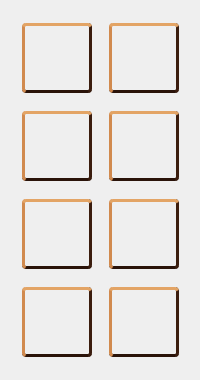
  <widget class="QWidget" name="gridLayoutWidget">
   <property name="geometry">
    <rect>
     <x>20</x>
     <y>240</y>
     <width>200</width>
     <height>380</height>
    </rect>
   </property>
   <layout class="QGridLayout" name="gridLayout">
    <item row="3" column="0">
     <widget class="QPushButton" name="touringSkiButton">
      <property name="enabled">
       <bool>true</bool>
      </property>
      <property name="styleSheet">
       <string notr="true">QPushButton#touringSkiButton{
    /* Square tile shape */
    min-width: 64px;
    min-height: 64px;
    max-width: 64px;
    max-height: 64px;
    padding: 0;
    border-radius: 4px;           /* soften just a bit, set 0 for strict pixel square */

    /* Text/icon color (if you show anything on it) */
    color: #fdf5e6;
    font-family: &quot;Segoe UI&quot;, &quot;Arial&quot;, sans-serif;
    font-size: 10pt;
    font-weight: bold;

/* Make the icon fill the whole button */
    qproperty-iconSize: 64px 64px;

    border-radius: 4px;

    /* Wood plank feel: warm vertical gradient */
    background-color: qlineargradient(
        x1:0, y1:0, x2:0, y2:1,
        stop:0 #b8703a,    /* lighter top */
        stop:0.5 #8c4b26,  /* mid brown */
        stop:1 #5b2f16     /* darker bottom */
    );

    /* Beveled “tile” border to match cabin walls */
    border-style: solid;
    border-width: 3px;
    border-top-color:    #e3a465;   /* highlight */
    border-left-color:   #d18a4e;
    border-right-color:  #3b1d0e;   /* shadow */
    border-bottom-color: #2a1309;

    /* Slight drop shadow look using margin */
    margin-top: 2px;
    margin-left: 2px;

    outline: none;
}

/* Hover – brighten like it’s catching more light */
QPushButton#touringSkiButton:hover {
    background-color: qlineargradient(
        x1:0, y1:0, x2:0, y2:1,
        stop:0 #c98245,
        stop:0.5 #a55a30,
        stop:1 #6a351a
    );
}

/* Pressed – darker + “pressed in” bevel */
QPushButton#touringSkiButton:pressed {
    background-color: qlineargradient(
        x1:0, y1:0, x2:0, y2:1,
        stop:0 #8a502a,
        stop:1 #4a2410
    );

    border-top-color:    #3b1d0e;
    border-left-color:   #3b1d0e;
    border-right-color:  #d18a4e;
    border-bottom-color: #e3a465;

    margin-top: 3px;   /* tiny nudge down */
    margin-left: 3px;
}</string>
      </property>
      <property name="text">
       <string/>
      </property>
      <property name="icon">
       <iconset resource="ShredGnarResources.qrc">
        <normaloff>:/skiSprites/a9_Resources/skiSprites/LockedGreenLightningSkis.png</normaloff>:/skiSprites/a9_Resources/skiSprites/LockedGreenLightningSkis.png</iconset>
      </property>
     </widget>
    </item>
    <item row="0" column="1">
     <widget class="QPushButton" name="parkSkiButton">
      <property name="enabled">
       <bool>true</bool>
      </property>
      <property name="styleSheet">
       <string notr="true">QPushButton#parkSkiButton {
    /* Square tile shape */
    min-width: 64px;
    min-height: 64px;
    max-width: 64px;
    max-height: 64px;
    padding: 0;
    border-radius: 4px;           /* soften just a bit, set 0 for strict pixel square */

    /* Text/icon color (if you show anything on it) */
    color: #fdf5e6;
    font-family: &quot;Segoe UI&quot;, &quot;Arial&quot;, sans-serif;
    font-size: 10pt;
    font-weight: bold;

/* Make the icon fill the whole button */
    qproperty-iconSize: 64px 64px;

    border-radius: 4px;

    /* Wood plank feel: warm vertical gradient */
    background-color: qlineargradient(
        x1:0, y1:0, x2:0, y2:1,
        stop:0 #b8703a,    /* lighter top */
        stop:0.5 #8c4b26,  /* mid brown */
        stop:1 #5b2f16     /* darker bottom */
    );

    /* Beveled “tile” border to match cabin walls */
    border-style: solid;
    border-width: 3px;
    border-top-color:    #e3a465;   /* highlight */
    border-left-color:   #d18a4e;
    border-right-color:  #3b1d0e;   /* shadow */
    border-bottom-color: #2a1309;

    /* Slight drop shadow look using margin */
    margin-top: 2px;
    margin-left: 2px;

    outline: none;
}

/* Hover – brighten like it’s catching more light */
QPushButton#parkSkiButton:hover {
    background-color: qlineargradient(
        x1:0, y1:0, x2:0, y2:1,
        stop:0 #c98245,
        stop:0.5 #a55a30,
        stop:1 #6a351a
    );
}

/* Pressed – darker + “pressed in” bevel */
QPushButton#parkSkiButton:pressed {
    background-color: qlineargradient(
        x1:0, y1:0, x2:0, y2:1,
        stop:0 #8a502a,
        stop:1 #4a2410
    );

    border-top-color:    #3b1d0e;
    border-left-color:   #3b1d0e;
    border-right-color:  #d18a4e;
    border-bottom-color: #e3a465;

    margin-top: 3px;   /* tiny nudge down */
    margin-left: 3px;
}</string>
      </property>
      <property name="text">
       <string/>
      </property>
      <property name="icon">
       <iconset resource="ShredGnarResources.qrc">
        <normaloff>:/skiSprites/a9_Resources/skiSprites/LockedYellowSkis.png</normaloff>:/skiSprites/a9_Resources/skiSprites/LockedYellowSkis.png</iconset>
      </property>
     </widget>
    </item>
    <item row="2" column="0">
     <widget class="QPushButton" name="bigMountainSkiButton">
      <property name="enabled">
       <bool>true</bool>
      </property>
      <property name="styleSheet">
       <string notr="true">QPushButton#bigMountainSkiButton{
    /* Square tile shape */
    min-width: 64px;
    min-height: 64px;
    max-width: 64px;
    max-height: 64px;
    padding: 0;
    border-radius: 4px;           /* soften just a bit, set 0 for strict pixel square */

    /* Text/icon color (if you show anything on it) */
    color: #fdf5e6;
    font-family: &quot;Segoe UI&quot;, &quot;Arial&quot;, sans-serif;
    font-size: 10pt;
    font-weight: bold;

/* Make the icon fill the whole button */
    qproperty-iconSize: 64px 64px;

    border-radius: 4px;

    /* Wood plank feel: warm vertical gradient */
    background-color: qlineargradient(
        x1:0, y1:0, x2:0, y2:1,
        stop:0 #b8703a,    /* lighter top */
        stop:0.5 #8c4b26,  /* mid brown */
        stop:1 #5b2f16     /* darker bottom */
    );

    /* Beveled “tile” border to match cabin walls */
    border-style: solid;
    border-width: 3px;
    border-top-color:    #e3a465;   /* highlight */
    border-left-color:   #d18a4e;
    border-right-color:  #3b1d0e;   /* shadow */
    border-bottom-color: #2a1309;

    /* Slight drop shadow look using margin */
    margin-top: 2px;
    margin-left: 2px;

    outline: none;
}

/* Hover – brighten like it’s catching more light */
QPushButton#bigMountainSkiButton:hover {
    background-color: qlineargradient(
        x1:0, y1:0, x2:0, y2:1,
        stop:0 #c98245,
        stop:0.5 #a55a30,
        stop:1 #6a351a
    );
}

/* Pressed – darker + “pressed in” bevel */
QPushButton#bigMountainSkiButton:pressed {
    background-color: qlineargradient(
        x1:0, y1:0, x2:0, y2:1,
        stop:0 #8a502a,
        stop:1 #4a2410
    );

    border-top-color:    #3b1d0e;
    border-left-color:   #3b1d0e;
    border-right-color:  #d18a4e;
    border-bottom-color: #e3a465;

    margin-top: 3px;   /* tiny nudge down */
    margin-left: 3px;
}</string>
      </property>
      <property name="text">
       <string/>
      </property>
      <property name="icon">
       <iconset resource="ShredGnarResources.qrc">
        <normaloff>:/skiSprites/a9_Resources/skiSprites/LockedPinkSkis.png</normaloff>:/skiSprites/a9_Resources/skiSprites/LockedPinkSkis.png</iconset>
      </property>
     </widget>
    </item>
    <item row="2" column="1">
     <widget class="QPushButton" name="mogulSkiButton">
      <property name="enabled">
       <bool>true</bool>
      </property>
      <property name="styleSheet">
       <string notr="true">QPushButton#mogulSkiButton {
    /* Square tile shape */
    min-width: 64px;
    min-height: 64px;
    max-width: 64px;
    max-height: 64px;
    padding: 0;
    border-radius: 4px;           /* soften just a bit, set 0 for strict pixel square */

    /* Text/icon color (if you show anything on it) */
    color: #fdf5e6;
    font-family: &quot;Segoe UI&quot;, &quot;Arial&quot;, sans-serif;
    font-size: 10pt;
    font-weight: bold;

/* Make the icon fill the whole button */
    qproperty-iconSize: 64px 64px;

    border-radius: 4px;

    /* Wood plank feel: warm vertical gradient */
    background-color: qlineargradient(
        x1:0, y1:0, x2:0, y2:1,
        stop:0 #b8703a,    /* lighter top */
        stop:0.5 #8c4b26,  /* mid brown */
        stop:1 #5b2f16     /* darker bottom */
    );

    /* Beveled “tile” border to match cabin walls */
    border-style: solid;
    border-width: 3px;
    border-top-color:    #e3a465;   /* highlight */
    border-left-color:   #d18a4e;
    border-right-color:  #3b1d0e;   /* shadow */
    border-bottom-color: #2a1309;

    /* Slight drop shadow look using margin */
    margin-top: 2px;
    margin-left: 2px;

    outline: none;
}

/* Hover – brighten like it’s catching more light */
QPushButton#mogulSkiButton:hover {
    background-color: qlineargradient(
        x1:0, y1:0, x2:0, y2:1,
        stop:0 #c98245,
        stop:0.5 #a55a30,
        stop:1 #6a351a
    );
}

/* Pressed – darker + “pressed in” bevel */
QPushButton#mogulSkiButton:pressed {
    background-color: qlineargradient(
        x1:0, y1:0, x2:0, y2:1,
        stop:0 #8a502a,
        stop:1 #4a2410
    );

    border-top-color:    #3b1d0e;
    border-left-color:   #3b1d0e;
    border-right-color:  #d18a4e;
    border-bottom-color: #e3a465;

    margin-top: 3px;   /* tiny nudge down */
    margin-left: 3px;
}</string>
      </property>
      <property name="text">
       <string/>
      </property>
      <property name="icon">
       <iconset resource="ShredGnarResources.qrc">
        <normaloff>:/skiSprites/a9_Resources/skiSprites/LockedBlueOrangeSkis.png</normaloff>:/skiSprites/a9_Resources/skiSprites/LockedBlueOrangeSkis.png</iconset>
      </property>
     </widget>
    </item>
    <item row="3" column="1">
     <widget class="QPushButton" name="carvingSkiButton">
      <property name="enabled">
       <bool>true</bool>
      </property>
      <property name="styleSheet">
       <string notr="true">QPushButton#carvingSkiButton {
    /* Square tile shape */
    min-width: 64px;
    min-height: 64px;
    max-width: 64px;
    max-height: 64px;
    padding: 0;
    border-radius: 4px;           /* soften just a bit, set 0 for strict pixel square */

    /* Text/icon color (if you show anything on it) */
    color: #fdf5e6;
    font-family: &quot;Segoe UI&quot;, &quot;Arial&quot;, sans-serif;
    font-size: 10pt;
    font-weight: bold;

/* Make the icon fill the whole button */
    qproperty-iconSize: 64px 64px;

    border-radius: 4px;

    /* Wood plank feel: warm vertical gradient */
    background-color: qlineargradient(
        x1:0, y1:0, x2:0, y2:1,
        stop:0 #b8703a,    /* lighter top */
        stop:0.5 #8c4b26,  /* mid brown */
        stop:1 #5b2f16     /* darker bottom */
    );

    /* Beveled “tile” border to match cabin walls */
    border-style: solid;
    border-width: 3px;
    border-top-color:    #e3a465;   /* highlight */
    border-left-color:   #d18a4e;
    border-right-color:  #3b1d0e;   /* shadow */
    border-bottom-color: #2a1309;

    /* Slight drop shadow look using margin */
    margin-top: 2px;
    margin-left: 2px;

    outline: none;
}

/* Hover – brighten like it’s catching more light */
QPushButton#carvingSkiButton:hover {
    background-color: qlineargradient(
        x1:0, y1:0, x2:0, y2:1,
        stop:0 #c98245,
        stop:0.5 #a55a30,
        stop:1 #6a351a
    );
}

/* Pressed – darker + “pressed in” bevel */
QPushButton#carvingSkiButton:pressed {
    background-color: qlineargradient(
        x1:0, y1:0, x2:0, y2:1,
        stop:0 #8a502a,
        stop:1 #4a2410
    );

    border-top-color:    #3b1d0e;
    border-left-color:   #3b1d0e;
    border-right-color:  #d18a4e;
    border-bottom-color: #e3a465;

    margin-top: 3px;   /* tiny nudge down */
    margin-left: 3px;
}</string>
      </property>
      <property name="text">
       <string/>
      </property>
      <property name="icon">
       <iconset resource="ShredGnarResources.qrc">
        <normaloff>:/skiSprites/a9_Resources/skiSprites/LockedPurpleCyanSkis.png</normaloff>:/skiSprites/a9_Resources/skiSprites/LockedPurpleCyanSkis.png</iconset>
      </property>
     </widget>
    </item>
    <item row="1" column="1">
     <widget class="QPushButton" name="raceSkiButton">
      <property name="enabled">
       <bool>true</bool>
      </property>
      <property name="styleSheet">
       <string notr="true">QPushButton#raceSkiButton {
    /* Square tile shape */
    min-width: 64px;
    min-height: 64px;
    max-width: 64px;
    max-height: 64px;
    padding: 0;
    border-radius: 4px;           /* soften just a bit, set 0 for strict pixel square */

    /* Text/icon color (if you show anything on it) */
    color: #fdf5e6;
    font-family: &quot;Segoe UI&quot;, &quot;Arial&quot;, sans-serif;
    font-size: 10pt;
    font-weight: bold;

/* Make the icon fill the whole button */
    qproperty-iconSize: 64px 64px;

    border-radius: 4px;

    /* Wood plank feel: warm vertical gradient */
    background-color: qlineargradient(
        x1:0, y1:0, x2:0, y2:1,
        stop:0 #b8703a,    /* lighter top */
        stop:0.5 #8c4b26,  /* mid brown */
        stop:1 #5b2f16     /* darker bottom */
    );

    /* Beveled “tile” border to match cabin walls */
    border-style: solid;
    border-width: 3px;
    border-top-color:    #e3a465;   /* highlight */
    border-left-color:   #d18a4e;
    border-right-color:  #3b1d0e;   /* shadow */
    border-bottom-color: #2a1309;

    /* Slight drop shadow look using margin */
    margin-top: 2px;
    margin-left: 2px;

    outline: none;
}

/* Hover – brighten like it’s catching more light */
QPushButton#raceSkiButton:hover {
    background-color: qlineargradient(
        x1:0, y1:0, x2:0, y2:1,
        stop:0 #c98245,
        stop:0.5 #a55a30,
        stop:1 #6a351a
    );
}

/* Pressed – darker + “pressed in” bevel */
QPushButton#raceSkiButton:pressed {
    background-color: qlineargradient(
        x1:0, y1:0, x2:0, y2:1,
        stop:0 #8a502a,
        stop:1 #4a2410
    );

    border-top-color:    #3b1d0e;
    border-left-color:   #3b1d0e;
    border-right-color:  #d18a4e;
    border-bottom-color: #e3a465;

    margin-top: 3px;   /* tiny nudge down */
    margin-left: 3px;
}</string>
      </property>
      <property name="text">
       <string/>
      </property>
      <property name="icon">
       <iconset resource="ShredGnarResources.qrc">
        <normaloff>:/skiSprites/a9_Resources/skiSprites/LockedSuperSkis.png</normaloff>:/skiSprites/a9_Resources/skiSprites/LockedSuperSkis.png</iconset>
      </property>
     </widget>
    </item>
    <item row="0" column="0">
     <widget class="QPushButton" name="allMountainSkiButton">
      <property name="enabled">
       <bool>true</bool>
      </property>
      <property name="styleSheet">
       <string notr="true">QPushButton#allMountainSkiButton {
    /* Square tile shape */
    min-width: 64px;
    min-height: 64px;
    max-width: 64px;
    max-height: 64px;
    padding: 0;
    border-radius: 4px;           /* soften just a bit, set 0 for strict pixel square */

    /* Text/icon color (if you show anything on it) */
    color: #fdf5e6;
    font-family: &quot;Segoe UI&quot;, &quot;Arial&quot;, sans-serif;
    font-size: 10pt;
    font-weight: bold;

    /* Wood plank feel: warm vertical gradient */
    background-color: qlineargradient(
        x1:0, y1:0, x2:0, y2:1,
        stop:0 #b8703a,    /* lighter top */
        stop:0.5 #8c4b26,  /* mid brown */
        stop:1 #5b2f16     /* darker bottom */
    );

/* Make the icon fill the whole button */
    qproperty-iconSize: 64px 64px;

    border-radius: 4px;

    /* Beveled “tile” border to match cabin walls */
    border-style: solid;
    border-width: 3px;
    border-top-color:    #e3a465;   /* highlight */
    border-left-color:   #d18a4e;
    border-right-color:  #3b1d0e;   /* shadow */
    border-bottom-color: #2a1309;

    /* Slight drop shadow look using margin */
    margin-top: 2px;
    margin-left: 2px;

    outline: none;
}

/* Hover – brighten like it’s catching more light */
QPushButton#allMountainSkiButton:hover {
    background-color: qlineargradient(
        x1:0, y1:0, x2:0, y2:1,
        stop:0 #c98245,
        stop:0.5 #a55a30,
        stop:1 #6a351a
    );
}

/* Pressed – darker + “pressed in” bevel */
QPushButton#allMountainSkiButton:pressed {
    background-color: qlineargradient(
        x1:0, y1:0, x2:0, y2:1,
        stop:0 #8a502a,
        stop:1 #4a2410
    );

    border-top-color:    #3b1d0e;
    border-left-color:   #3b1d0e;
    border-right-color:  #d18a4e;
    border-bottom-color: #e3a465;

    margin-top: 3px;   /* tiny nudge down */
    margin-left: 3px;
}</string>
      </property>
      <property name="text">
       <string/>
      </property>
      <property name="icon">
       <iconset resource="ShredGnarResources.qrc">
        <normaloff>:/skiSprites/a9_Resources/skiSprites/allMountainSki.png</normaloff>:/skiSprites/a9_Resources/skiSprites/allMountainSki.png</iconset>
      </property>
     </widget>
    </item>
    <item row="1" column="0">
     <widget class="QPushButton" name="powderSkiButton">
      <property name="enabled">
       <bool>true</bool>
      </property>
      <property name="styleSheet">
       <string notr="true">QPushButton#powderSkiButton {
    /* Square tile shape */
    min-width: 64px;
    min-height: 64px;
    max-width: 64px;
    max-height: 64px;
    padding: 0;
    border-radius: 4px;           /* soften just a bit, set 0 for strict pixel square */

    /* Text/icon color (if you show anything on it) */
    color: #fdf5e6;
    font-family: &quot;Segoe UI&quot;, &quot;Arial&quot;, sans-serif;
    font-size: 10pt;
    font-weight: bold;

/* Make the icon fill the whole button */
    qproperty-iconSize: 64px 64px;

    border-radius: 4px;
    /* Wood plank feel: warm vertical gradient */
    background-color: qlineargradient(
        x1:0, y1:0, x2:0, y2:1,
        stop:0 #b8703a,    /* lighter top */
        stop:0.5 #8c4b26,  /* mid brown */
        stop:1 #5b2f16     /* darker bottom */
    );

    /* Beveled “tile” border to match cabin walls */
    border-style: solid;
    border-width: 3px;
    border-top-color:    #e3a465;   /* highlight */
    border-left-color:   #d18a4e;
    border-right-color:  #3b1d0e;   /* shadow */
    border-bottom-color: #2a1309;

    /* Slight drop shadow look using margin */
    margin-top: 2px;
    margin-left: 2px;

    outline: none;
}

/* Hover – brighten like it’s catching more light */
QPushButton#powderSkiButton:hover {
    background-color: qlineargradient(
        x1:0, y1:0, x2:0, y2:1,
        stop:0 #c98245,
        stop:0.5 #a55a30,
        stop:1 #6a351a
    );
}

/* Pressed – darker + “pressed in” bevel */
QPushButton#powderSkiButton:pressed {
    background-color: qlineargradient(
        x1:0, y1:0, x2:0, y2:1,
        stop:0 #8a502a,
        stop:1 #4a2410
    );

    border-top-color:    #3b1d0e;
    border-left-color:   #3b1d0e;
    border-right-color:  #d18a4e;
    border-bottom-color: #e3a465;

    margin-top: 3px;   /* tiny nudge down */
    margin-left: 3px;
}</string>
      </property>
      <property name="text">
       <string/>
      </property>
      <property name="icon">
       <iconset resource="ShredGnarResources.qrc">
        <normaloff>:/skiSprites/a9_Resources/skiSprites/LockedGreenSkis.png</normaloff>:/skiSprites/a9_Resources/skiSprites/LockedGreenSkis.png</iconset>
      </property>
     </widget>
    </item>
   </layout>
  </widget>
